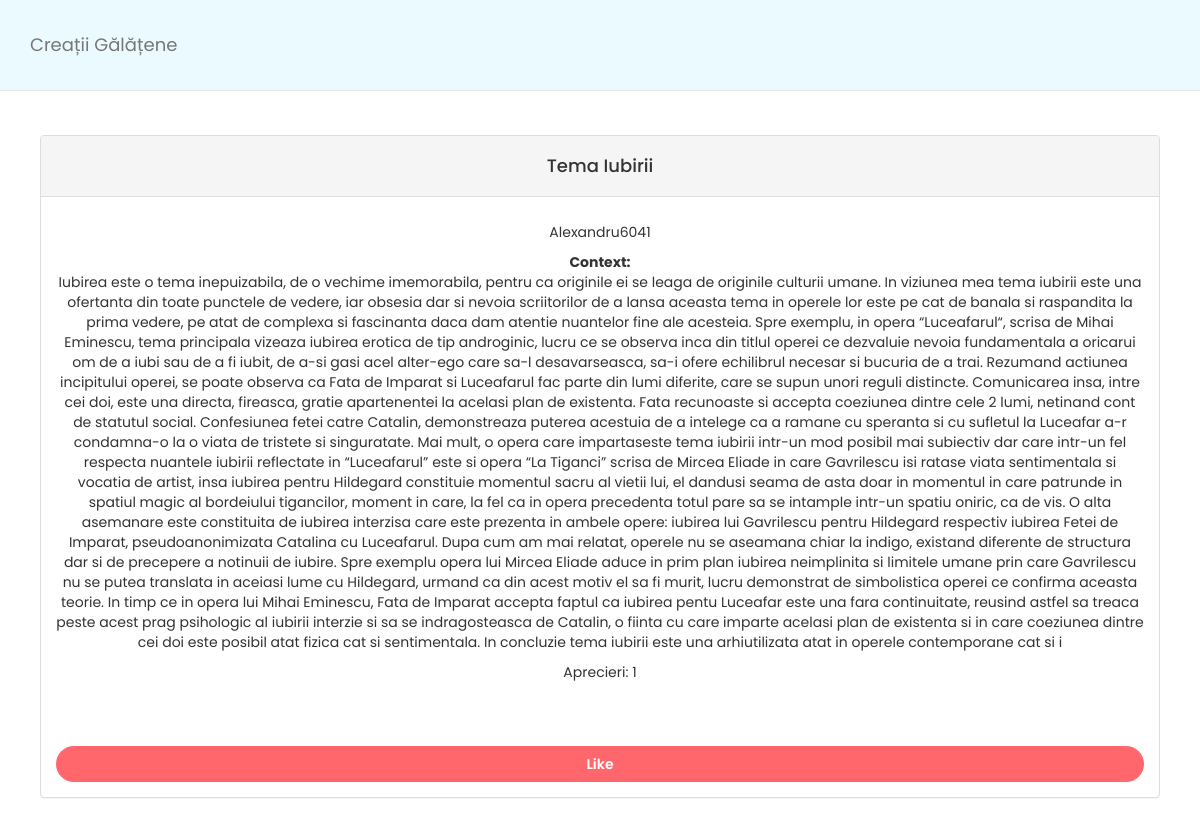
The app's page /ArticleRead?username=NULL&id=61437098 with its own data.
### tables this page shows
CREATE TABLE Articles(
        Author VARCHAR(100) NOT NULL,
        Title VARCHAR(100) NOT NULL,
        Description VARCHAR(500) NOT NULL, 
        Context VARCHAR(1000000) NOT NULL,
        Function VARCHAR(100) NOT NULL,
        Email VARCHAR(100) NOT NULL,
        Id INT,
        Likes INT
    );

### app.py (the view, shortened to what this page needs)
@app.route("/ArticleRead", methods=["GET", "POST"])
def ARead():
    url = request.url
    error = None
    liked_article_by_user = False
    data = []
    logged_in = True
    ok = 1
    try:
        sqliteConnection = sqlite3.connect('main.db')
        cursor = sqliteConnection.cursor()
    except sqlite3.Error as e:
        email_me_error(e)
    if("?" in str(url)):
        id_article = request.args["id"]
        username = request.args["username"]
        if(username == "NULL"):
            logged_in = False
        cursor.execute("SELECT * FROM Liked WHERE Id = ?", [id_article])
        sqliteConnection.commit()
        data = cursor.fetchall()
        for row in data:
            if(logged_in == True):
                if(str(decription(username)) == row[1]):
                    liked_article_by_user = True
        if(liked_article_by_user == False and ok == 1):
            if(request.method == "POST"):
                if(logged_in == False):
                    error = "Trebuie sa fiti autentificat ca sa apreciati articolul"
                    cursor.execute(
                        "SELECT * FROM Articles WHERE Id = ?", [id_article])
                    sqliteConnection.commit()
                    data = cursor.fetchall()
                    return render_template("ARead.html", error=error, data=data, liked_article_by_user=liked_article_by_user, Id=id_article, username=username)
                cursor.execute("SELECT * FROM Articles WHERE Id = ?", [id_article])
                sqliteConnection.commit()
                data = cursor.fetchall()
                for row in data:
                    likes = row[7]
                    likes = int(likes) + 1
                    cursor.execute("UPDATE Articles SET Likes = ? WHERE Id = ?", [likes, id_article])
                    sqliteConnection.commit()
                    cursor.execute("INSERT INTO Liked VALUES (?, ?)", [id_article, decription(username)])
                    sqliteConnection.commit()
                    print("OK Liked", likes)
                    cursor.execute(
                        "SELECT * FROM Articles WHERE Id = ?", [id_article])
                    sqliteConnection.commit()
                    data = cursor.fetchall()
                liked_article_by_user = True
                ok = 0
        cursor.execute("SELECT * FROM Articles WHERE Id = ?", [id_article])
        sqliteConnection.commit()
        data = cursor.fetchall()
    return render_template("ARead.html", error = error, data = data, liked_article_by_user = liked_article_by_user, Id = id_article, username = username)

### templates/ARead.html (shortened to what this page needs)
<!doctype html>
<html lang="en" class="no-js">
<head>
    <link href="{{ url_for('static', filename='styles/css/bootstrap.min.css') }}" rel="stylesheet">
    <link href="{{ url_for('static', filename='styles/css/sticky-menu.css') }}" rel="stylesheet">
    <link href="{{ url_for('static', filename='styles/css/add_article.css') }}" rel="stylesheet">
    <link href="{{ url_for('static', filename='styles/css/sign-up.css') }}" rel="stylesheet">
    <link href="{{ url_for('static', filename='styles/css/my_articles.css') }}" rel="stylesheet">
    <link href="{{ url_for('static', filename='styles/css/log-in.css') }}" rel="stylesheet">
</head>
<body id="page-top" data-spy="scroll" data-target=".navbar-fixed-top">
    <nav class="navbar navbar-default navbar-fixed-top" role="navigation">
        <div class="container">
            <div class="navbar-header page-scroll">
                <a class="navbar-brand page-scroll" href="#page-top">Creații Gălățene</a>
            </div>
        </div>
    </nav>
    {%for row in data%}
    <div class = "container">
        <ul class = "row">
            <div class="col-lg-12">
                <div class="panel panel-default">
                    <div class="panel-heading">
                        <h4>{{ row[1] }}</h4>
                    </div>
                    <div class="panel-body">
                            <figure>
                                    {{row[0]}}
                            </figure>
                        <p>
                        <p>
                            <b>Context:</b><br>
                            {{ row[3] }}
                        </p>
                        <p>
                        Aprecieri: {{ row[7] }}
                        </p>
                        {% if not liked_article_by_user%}
                            <form action = "/ArticleRead?username={{username}}&id={{Id}}" method="POST">
                                <button type = "submit" class = "button-like" method = "POST" value = "LIKED" onclick = "ARead()" name = "liked_button">Like</button>
                            </form>
                        {% endif %}
                        </div>
                </div>
            </div>
        </ul>
    </div>
    {% endfor %}
</body>
</html>

### static/styles/css/sticky-menu.css (style rules this page uses)
body { width: 100%; height: 100%; }
html { width: 100%; height: 100%; }
@media (min-width:767px) { .navbar { padding: 20px 0; -webkit-transition: background .5s ease-in-out,padding .5s ease-in-out; -moz-transition: background .5s ease-in-out,padding .5s ease-in-out; transition: background .5s ease-in-out,padding .5s ease-in-out; } }
* { margin: 0; padding: 0; box-sizing: border-box; font-family: 'Poppins', sans-serif; }
.row { margin: 0 -5px; }
.navbar-default { background-color: #EBFAFF; border-color: #e7e7e7; }
.button-like { background: #FF676D; outline: none; border: none; color: #fff; padding: 8px 22px; border-radius: 20px; font-size: 14px; transition: all 0.3s ease; cursor: pointer; }

### static/styles/css/sign-up.css (style rules this page uses)
* { margin:0; padding: 0; box-sizing: border-box; font-family: 'Poppins', sans-serif; }
html { background-position: center; background-repeat: no-repeat; background-size: cover; height: 87%; width: 100%; }
body { display: grid; place-items: center; text-align: center; background-size: cover; }
a, a:hover, a:focus, a:active { color: inherit; text-decoration:None; }
button { margin: 25px 0 0 0; width: 100%; height: 10%; color: #f2cca7; font-size: 18px; font-weight: 600; border: 2px solid rgba(255, 255, 255, 0.438); border-radius: 8px; background: rgba(105, 105, 105, 0); margin-top: 5%; float:center; outline: none; cursor: pointer; border-radius: 8px; }

### static/styles/css/my_articles.css (style rules this page uses)
.container { margin-top:0px; }
nav { margin-bottom:10%; }
.col-lg-12 { margin-top: 10%; position: center; text-align: center; transform: none; height: 100%; width: 100%; padding-bottom:45%; }
html { width: 100%; height: 100%; }

### records on screen
Articles: Title "Tema Iubirii", Author "Alexandru6041", Context "Iubirea este o tema inepuizabila, de o vechime imemorabila, pentru ca originile ei se leaga de originile culturii umane. In viziunea mea tema iubirii este una ofertanta din toate punctele de vedere, iar obsesia dar si nevoia scriitorilor de a lansa aceasta tema in operele lor este pe cat de banala si raspandita la prima vedere, pe atat de complexa si fascinanta daca dam atentie nuantelor fine ale acesteia. Spre exemplu, in opera “Luceafarul“, scrisa de Mihai Eminescu, tema principala vizeaza iubirea erotica de tip androginic, lucru ce se observa inca din titlul operei ce dezvaluie nevoia fundamentala a oricarui om de a iubi sau de a fi iubit, de a-si gasi acel alter-ego care sa-l…", Likes "1"
